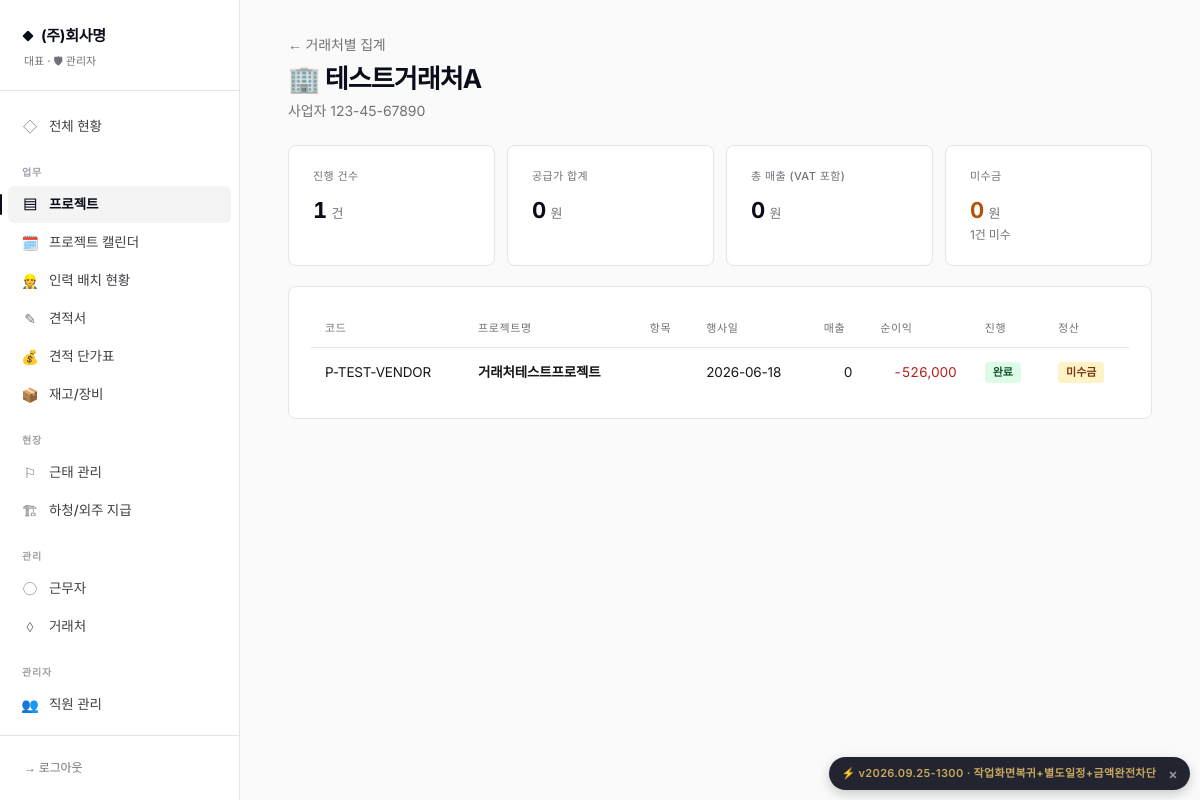
Page /projects/by-vendor/1 (signed in) on the committed database.
### database.py (models this page shows)
class CompanySettings(SQLModel, table=True):
    id: Optional[int] = Field(default=1, primary_key=True)
    company_name: str = ""           # 상호
    representative: str = ""          # 대표자명
    biz_number: str = ""              # 사업자등록번호
    biz_type: str = ""                # 업태
    biz_item: str = ""                # 종목
    phone: str = ""                   # 대표 전화
    fax: str = ""                     # 팩스
    email: str = ""                   # 이메일
    address: str = ""                 # 주소
    bank_account: str = ""            # 입금 계좌 (은행 + 계좌번호)
    logo_image: str = ""              # 로고 파일명
    stamp_image: str = ""             # 도장 파일명
    default_payment_terms: str = "세금계산서 발행 후 30일 이내 입금"
    default_delivery_terms: str = "발주일로부터 협의 후 결정"
    default_valid_days: int = 30      # 견적서 유효기간(일)
    quote_footer_notes: str = ""      # 견적서 하단 특기사항 기본값
    quote_theme: str = "classic"      # classic / charcoal / mustard
    quote_color_primary: str = ""     # 직접 지정 색상 (비우면 테마 기본값)
    quote_color_accent: str = ""
    quote_title_normal: str = "견  적  서"        # 납품용 견적서 제목
    quote_title_rental: str = "렌 탈 견 적 서"     # 렌탈용 견적서 제목
    quote_greeting: str = "아래와 같이 견적합니다."  # 인사문구
    quote_footer_message: str = ""                 # 견적서 하단 메시지 (감사문구 등)
    show_spec: bool = True            # 규격 컬럼
    show_unit: bool = True            # 단위 컬럼
    show_memo: bool = False           # 비고 컬럼
    show_bank_in_quote: bool = True   # 입금계좌 표시
    show_stamp_in_sign: bool = True   # 하단 서명란 도장
    show_logo: bool = True            # 로고 표시
    quote_font_scale: int = 100       # 100 = 기본, 110 = 1.1배 등
    quote_layout_json: str = ""
    equipment_prefixes_json: str = ""
    expense_migrated_subcontract: bool = True   # 신규 설치는 정리 대상 없음 → True

class User(SQLModel, table=True):
    id: Optional[int] = Field(default=None, primary_key=True)
    username: str = Field(unique=True, index=True)
    password_hash: str
    name: str
    role: str = "staff"  # admin / staff
    phone: str = ""
    is_active: bool = True
    permissions_json: str = "{}"
    employee_type: str = "정직원"  # 정직원 / 알바생 / 관리자 (정직원만 출퇴근 버튼 사용)
    worker_id: Optional[int] = Field(default=None, foreign_key="worker.id", index=True)
    created_at: datetime = Field(default_factory=datetime.utcnow)

class Vendor(SQLModel, table=True):
    id: Optional[int] = Field(default=None, primary_key=True)
    name: str = Field(index=True)
    contact_person: str = ""
    phone: str = ""
    email: str = ""
    address: str = ""
    vendor_type: str = "consumer"  # consumer(소비자) / dealer(대리점)
    biz_number: str = ""  # 사업자번호
    memo: str = ""
    created_at: datetime = Field(default_factory=datetime.utcnow)

class Project(SQLModel, table=True):
    id: Optional[int] = Field(default=None, primary_key=True)
    code: str = Field(unique=True, index=True)  # P-2026-001
    name: str
    vendor_id: Optional[int] = Field(default=None, foreign_key="vendor.id")
    event_date: Optional[date] = None       # 행사 시작일
    event_end_date: Optional[date] = None   # 행사 종료일 (하루 행사면 비움)
    location: str = ""
    revenue: int = 0  # 총 매출액 (공급가액 + 부가세) — 표시·집계용 단일 진실
    supply_amount: int = 0  # 공급가액 (부가세 별도 금액)
    vat_amount: int = 0  # 부가세액
    vat_mode: str = "supply"  # 'supply' = 공급가 입력 / 'total' = 총액 입력 / 'cash' = 현금거래(무증빙)
    categories: str = ""  # 카테고리 (쉼표 구분): "음향,조명,영상" 등
    status: str = "준비중"  # 준비중/진행중/완료/취소
    settlement_status: str = "미수금"  # 미수금/입금완료
    invoice_date: Optional[date] = None  # 세금계산서 발행일
    settle_due_date: Optional[date] = None  # 정산예정일
    paid_date: Optional[date] = None        # 실제 입금일 (결제 완료 일자)
    payment_method: str = ""                # 현금/카드/계좌이체/세금계산서(추후)
    payment_memo: str = ""                  # 결제 관련 메모 (예: '카드 5/15 결제')
    cash_no_invoice: bool = False           # 세금계산서 없이 현금으로 받은 매출 (증빙 없음)
    tax_excluded_note: str = ""             # 세무 신고 제외 사유 메모 (증빙없는 현금매출)
    special_notes: str = ""                 # 프로젝트별 특이사항 (자유 입력, 여러 줄)
    memo: str = ""                          # 일반 메모
    created_at: datetime = Field(default_factory=datetime.utcnow)

### routes_project.py (the view)
@router.get("/projects/by-vendor/{vid}", response_class=HTMLResponse)
def projects_by_vendor_detail(request: Request, vid: int):
    user = _user(request)
    with Session(engine, expire_on_commit=False) as s:
        if vid == 0:
            vendor = None
            projects = s.exec(select(Project).where(Project.vendor_id == None).order_by(Project.event_date.desc())).all()
        else:
            vendor = s.get(Vendor, vid)
            if not vendor:
                raise HTTPException(404)
            projects = s.exec(select(Project).where(Project.vendor_id == vid).order_by(Project.event_date.desc())).all()
        rows = []
        for p in projects:
            exp = sum(e.amount for e in s.exec(select(Expense).where(Expense.project_id == p.id)).all())
            wage = sum(a.total_wage for a in s.exec(select(Attendance).where(Attendance.project_id == p.id)).all())
            auto_st, auto_settle = auto_status(p)
            rows.append({
                "id": p.id, "code": p.code, "name": p.name,
                "event_date": p.event_date, "revenue": p.revenue,
                "supply": p.supply_amount or p.revenue,
                "expense": exp, "wage": wage,
                "profit": (p.supply_amount or p.revenue) - exp - wage,
                "status": auto_st, "settlement_status": auto_settle,
                "categories": [c for c in (p.categories or "").split(",") if c.strip()],
            })
        total_count = len(rows)
        total_supply = sum(r["supply"] for r in rows)
        total_revenue = sum(r["revenue"] for r in rows)
        total_profit = sum(r["profit"] for r in rows)
        unpaid_count = sum(1 for r in rows if r["settlement_status"] == "미수금")
        unpaid_amount = sum(r["revenue"] for r in rows if r["settlement_status"] == "미수금")
    return templates.TemplateResponse(request, "projects_by_vendor_detail.html", {
        "user": user, "vendor": vendor, "vid": vid, "rows": rows,
        "total_count": total_count, "total_supply": total_supply,
        "total_revenue": total_revenue, "total_profit": total_profit,
        "unpaid_count": unpaid_count, "unpaid_amount": unpaid_amount,
        "category_icons": CATEGORY_ICONS,
    })

### templates/projects_by_vendor_detail.html (shortened to what this page needs)
{% extends "base.html" %}
{% block content %}
<div class="mb-6">
  <a href="/projects/by-vendor" class="text-sm" style="color: var(--ink-4);">← 거래처별 집계</a>
  <h1 class="page-title mt-2">🏢 {{ vendor.name if vendor else '거래처 미지정' }}</h1>
  {% if vendor %}
  <p class="page-sub">
    {% if vendor.biz_number %}사업자 {{ vendor.biz_number }}{% endif %}
  </p>
  {% endif %}
</div>
<div class="grid grid-cols-2 md:grid-cols-4 gap-3 mb-5">
  <div class="kpi-card">
    <div class="label">진행 건수</div>
    <div class="value value-sm num">{{ total_count }}<span class="unit">건</span></div>
  </div>
  <div class="kpi-card">
    <div class="label">공급가 합계</div>
    <div class="value value-sm num">{{ total_supply|money }}<span class="unit">원</span></div>
  </div>
  <div class="kpi-card">
    <div class="label">총 매출 (VAT 포함)</div>
    <div class="value value-sm num" style="color: var(--ink);">{{ total_revenue|money }}<span class="unit">원</span></div>
  </div>
  <div class="kpi-card">
    <div class="label">미수금</div>
    <div class="value value-sm num" style="color: var(--warning);">{{ unpaid_amount|money }}<span class="unit">원</span></div>
    {% if unpaid_count > 0 %}
    <div class="text-xs mt-1" style="color: var(--ink-4);">{{ unpaid_count }}건 미수</div>
    {% endif %}
  </div>
</div>
<div class="card overflow-x-auto">
  <table class="dt">
    <thead>
      <tr>
        <th>코드</th>
        <th>프로젝트명</th>
        <th class="mobile-hide">항목</th>
        <th class="mobile-hide">행사일</th>
        <th class="text-right">매출</th>
        <th class="text-right mobile-hide">순이익</th>
        <th>진행</th>
        <th>정산</th>
      </tr>
    </thead>
    <tbody>
      {% for r in rows %}
      <tr class="cursor-pointer" onclick="location.href='/projects/{{ r.id }}'">
        <td class="text-xs">{{ r.code }}</td>
        <td class="font-semibold">{{ r.name }}</td>
        <td class="mobile-hide text-xs">
        </td>
        <td class="mobile-hide text-xs">{{ r.event_date or '-' }}</td>
        <td class="text-right num">{{ r.revenue|money }}</td>
        <td class="text-right mobile-hide num" style="color: {% if r.profit >= 0 %}var(--positive){% else %}var(--negative){% endif %};">{{ r.profit|money }}</td>
        <td>
          <span class="badge {% if r.status == '완료' %}badge-green{% elif r.status == '진행중' %}badge-blue{% elif r.status == '취소' %}badge-gray{% else %}badge-orange{% endif %}">{{ r.status }}</span>
        </td>
        <td>
          {% if request.state.can_view_settle %}<span class="badge {% if r.settlement_status == '입금완료' %}badge-green{% else %}badge-orange{% endif %}">{{ r.settlement_status }}</span>{% else %}<span style="color:#CBD5E1;">🔒</span>{% endif %}
        </td>
      </tr>
      {% endfor %}
    </tbody>
  </table>
</div>
{% endblock %}

### templates/base.html (shortened to what this page needs)
{% set _asset_ver = 'v2026.09.25-1300' %}
<!doctype html>
<html lang="ko">
<head>
<link href="https://cdn.jsdelivr.net/gh/orioncactus/pretendard@v1.3.9/dist/web/static/pretendard.min.css" rel="stylesheet">
<script src="https://cdn.tailwindcss.com"></script>
</head>
<body class="min-h-screen">
{% if request.state.user %}
{% set path = request.url.path %}
<aside class="hidden md:flex md:flex-col fixed inset-y-0 left-0 w-60 sidebar">
  <div class="brand">
    <div class="brand-mark">{{ request.state.company.company_name if request.state.company and request.state.company.company_name else 'Settlement' }}</div>
    <div class="brand-sub">{{ request.state.user.name }} · {% if request.state.is_admin %}🛡 관리자{% else %}👤 직원{% endif %}</div>
  </div>
  {% set perms = request.state.perms or {} %}
  {% set is_admin = request.state.is_admin %}
  <nav class="flex-1 py-4 overflow-y-auto">
    <a href="/" class="nav-link {% if path == '/' %}active{% endif %}"><span class="icon">◇</span>전체 현황</a>
    <div class="nav-section">업무</div>
    {% if is_admin or perms.get('projects') %}
    <a href="/projects" class="nav-link {% if path.startswith('/project') and not path.startswith('/project-calendar') %}active{% endif %}"><span class="icon">▤</span>프로젝트</a>
    <a href="/project-calendar" class="nav-link {% if path.startswith('/project-calendar') %}active{% endif %}"><span class="icon">🗓️</span>프로젝트 캘린더</a>
    <a href="/staffing" class="nav-link {% if path.startswith('/staffing') %}active{% endif %}"><span class="icon">👷</span>인력 배치 현황</a>
    {% endif %}
    {% if is_admin or perms.get('quotes') %}
    <a href="/quotes" class="nav-link {% if path.startswith('/quote') %}active{% endif %}"><span class="icon">✎</span>견적서</a>
    {% endif %}
    {% if is_admin or perms.get('products') %}
    <a href="/products" class="nav-link {% if path.startswith('/product') or path.startswith('/item') %}active{% endif %}"><span class="icon">💰</span>견적 단가표</a>
    <a href="/inventory" class="nav-link {% if path.startswith('/inventory') or path.startswith('/equipment') %}active{% endif %}"><span class="icon">📦</span>재고/장비</a>
    {% endif %}
    <div class="nav-section">현장</div>
    {% if is_admin or perms.get('attendance') %}
    <a href="/attendance" class="nav-link {% if path.startswith('/attendance') %}active{% endif %}"><span class="icon">⚐</span>근태 관리</a>
    {% endif %}
    {% if is_admin or perms.get('expenses') %}
    <a href="/expenses" class="nav-link {% if path.startswith('/expense') %}active{% endif %}"><span class="icon">🏗</span>하청/외주 지급</a>
    {% endif %}
    {% if is_admin or perms.get('workers') or perms.get('vendors') %}
    <div class="nav-section">관리</div>
    {% if is_admin or perms.get('workers') %}
    <a href="/workers" class="nav-link {% if path.startswith('/worker') %}active{% endif %}"><span class="icon">◯</span>근무자</a>
    {% endif %}
    {% if is_admin or perms.get('vendors') %}
    <a href="/vendors" class="nav-link {% if path.startswith('/vendor') %}active{% endif %}"><span class="icon">◊</span>거래처</a>
    {% endif %}
    {% endif %}
    {% if is_admin %}
    <div class="nav-section">관리자</div>
    <a href="/employees" class="nav-link {% if path.startswith('/employee') %}active{% endif %}"><span class="icon">👥</span>직원 관리</a>
    <a href="/settings" class="nav-link {% if path.startswith('/settings') %}active{% endif %}"><span class="icon">⚙</span>회사 설정</a>
    {% endif %}
  </nav>
  <div class="px-3 py-4 border-t" style="border-color: var(--line);">
    <a href="/logout" class="block px-3 py-2 text-xs font-medium" style="color: var(--ink-4);">→ 로그아웃</a>
  </div>
</aside>
<main class="md:ml-60 px-5 md:px-12 py-8 pb-24 md:pb-12 max-w-[1400px]">
  {% block content %}{% endblock %}
</main>
{% else %}
<main>{% block content_nologin %}{% endblock %}</main>
{% endif %}
{% set _current_version = 'v2026.09.25-1300' %}
<div id="deploy-version-badge" title="배포 버전 — 클릭하면 이 버전 안내를 다시 표시하지 않습니다"
     data-version="{{ _current_version }}"
     style="display:none; position:fixed; right:10px; bottom:10px; z-index:9990;
            background:rgba(10,14,26,0.9); color:#C9A961;
            padding:6px 12px; border-radius:999px;
            font-size:11px; font-weight:600; letter-spacing:0.03em;
            font-family:'Inter', monospace; cursor:pointer;
            box-shadow:0 4px 12px rgba(0,0,0,0.2);
            display:flex; align-items:center; gap:8px;">
  <span>⚡ {{ _current_version }} · 작업화면복귀+별도일정+금액완전차단</span>
  <span style="font-size:14px; color:#999; padding-left:4px;">×</span>
</div>
</body>
</html>

### rows in the picture
CompanySettings: state.company "(주)회사명"
User: state.user.name "대표"
Vendor: name "테스트거래처A", biz_number "123-45-67890"
Project: code "P-TEST-VENDOR", name "거래처테스트프로젝트", event_date "2026-06-18", revenue "0", profit "-526,000", status "완료", settlement_status "미수금"

### other values in the picture
{{ total_count }} "1"
{{ total_supply|money }} "0"
{{ total_revenue|money }} "0"
{{ unpaid_amount|money }} "0"
{{ unpaid_count }} "1"
{{ _current_version }} "v2026.09.25-1300"
